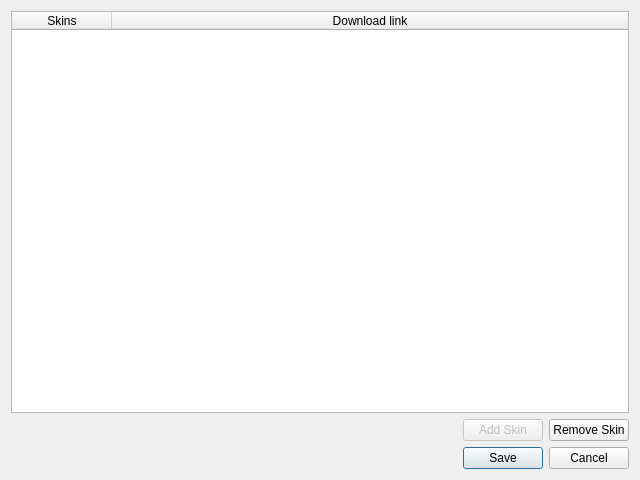
<?xml version="1.0" encoding="UTF-8"?>
<ui version="4.0">
 <class>SkinsUrl</class>
 <widget class="QDialog" name="SkinsUrl">
  <property name="geometry">
   <rect>
    <x>0</x>
    <y>0</y>
    <width>640</width>
    <height>480</height>
   </rect>
  </property>
  <property name="windowTitle">
   <string>Skins URLs</string>
  </property>
  <layout class="QGridLayout" name="gridLayout">
   <item row="1" column="2">
    <widget class="QPushButton" name="addSkinBtn">
     <property name="enabled">
      <bool>false</bool>
     </property>
     <property name="text">
      <string>Add Skin</string>
     </property>
    </widget>
   </item>
   <item row="1" column="1">
    <spacer name="horizontalSpacer">
     <property name="orientation">
      <enum>Qt::Horizontal</enum>
     </property>
     <property name="sizeHint" stdset="0">
      <size>
       <width>40</width>
       <height>20</height>
      </size>
     </property>
    </spacer>
   </item>
   <item row="1" column="0">
    <widget class="QLabel" name="currentSkinLabel">
     <property name="text">
      <string/>
     </property>
    </widget>
   </item>
   <item row="1" column="3">
    <widget class="QPushButton" name="removeSkinBtn">
     <property name="text">
      <string>Remove Skin</string>
     </property>
    </widget>
   </item>
   <item row="0" column="0" colspan="4">
    <widget class="QTableWidget" name="skinURLsTable">
     <property name="alternatingRowColors">
      <bool>true</bool>
     </property>
     <attribute name="horizontalHeaderCascadingSectionResizes">
      <bool>false</bool>
     </attribute>
     <attribute name="horizontalHeaderShowSortIndicator" stdset="0">
      <bool>false</bool>
     </attribute>
     <attribute name="horizontalHeaderStretchLastSection">
      <bool>true</bool>
     </attribute>
     <attribute name="verticalHeaderVisible">
      <bool>false</bool>
     </attribute>
     <column>
      <property name="text">
       <string>Skins</string>
      </property>
     </column>
     <column>
      <property name="text">
       <string>Download link</string>
      </property>
     </column>
    </widget>
   </item>
   <item row="3" column="0" colspan="4">
    <widget class="QDialogButtonBox" name="buttonBox">
     <property name="orientation">
      <enum>Qt::Horizontal</enum>
     </property>
     <property name="standardButtons">
      <set>QDialogButtonBox::Cancel|QDialogButtonBox::Save</set>
     </property>
    </widget>
   </item>
  </layout>
 </widget>
 <resources/>
 <connections>
  <connection>
   <sender>buttonBox</sender>
   <signal>rejected()</signal>
   <receiver>SkinsUrl</receiver>
   <slot>reject()</slot>
   <hints>
    <hint type="sourcelabel">
     <x>316</x>
     <y>260</y>
    </hint>
    <hint type="destinationlabel">
     <x>286</x>
     <y>274</y>
    </hint>
   </hints>
  </connection>
 </connections>
</ui>
